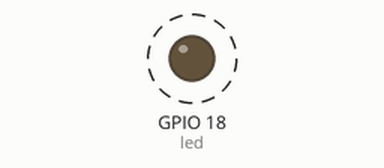
Recording of a program running on a simulated ESP32 board running MicroPython. Parts: output pins drawn as LEDs (lit = HIGH). Dashed ring = blinking.

Above: at 0.2 s.
Timing chart, 0 to 3.0 s (numbered marks = the images above):
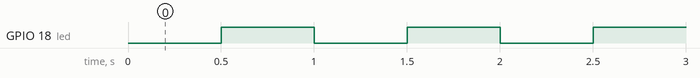

Measured:
- by itself, GPIO 18 (led): alternates HIGH for 0.50 s and LOW for 0.50 s

The program:

blink_no_sleep.py
```python
from machine import Pin
import time

# Initialize the built-in LED (usually GPIO2 on ESP32)
led = Pin(18, Pin.OUT)

# Get the current time in milliseconds
last_toggle_time = time.ticks_ms()

# Toggle interval in milliseconds
toggle_interval = 500

while True:
    # Get the current time
    current_time = time.ticks_ms()

    # Check if the toggle interval has passed
    if time.ticks_diff(current_time, last_toggle_time) >= toggle_interval:
        # Toggle the LED state
        led.value(not led.value())
        # Update the last toggle time
        last_toggle_time = current_time
```
